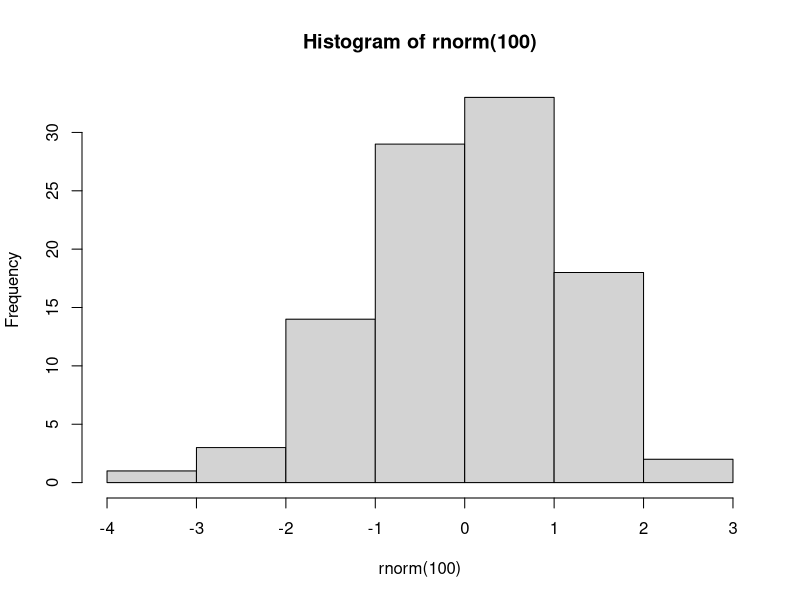

This figure's R source:
pdf("xh.pdf") #set graphical output file 
hist(rnorm(100)) #generate 100 N(0, 1) variates and plot their histogram
dev.off() #close the graphical output file
